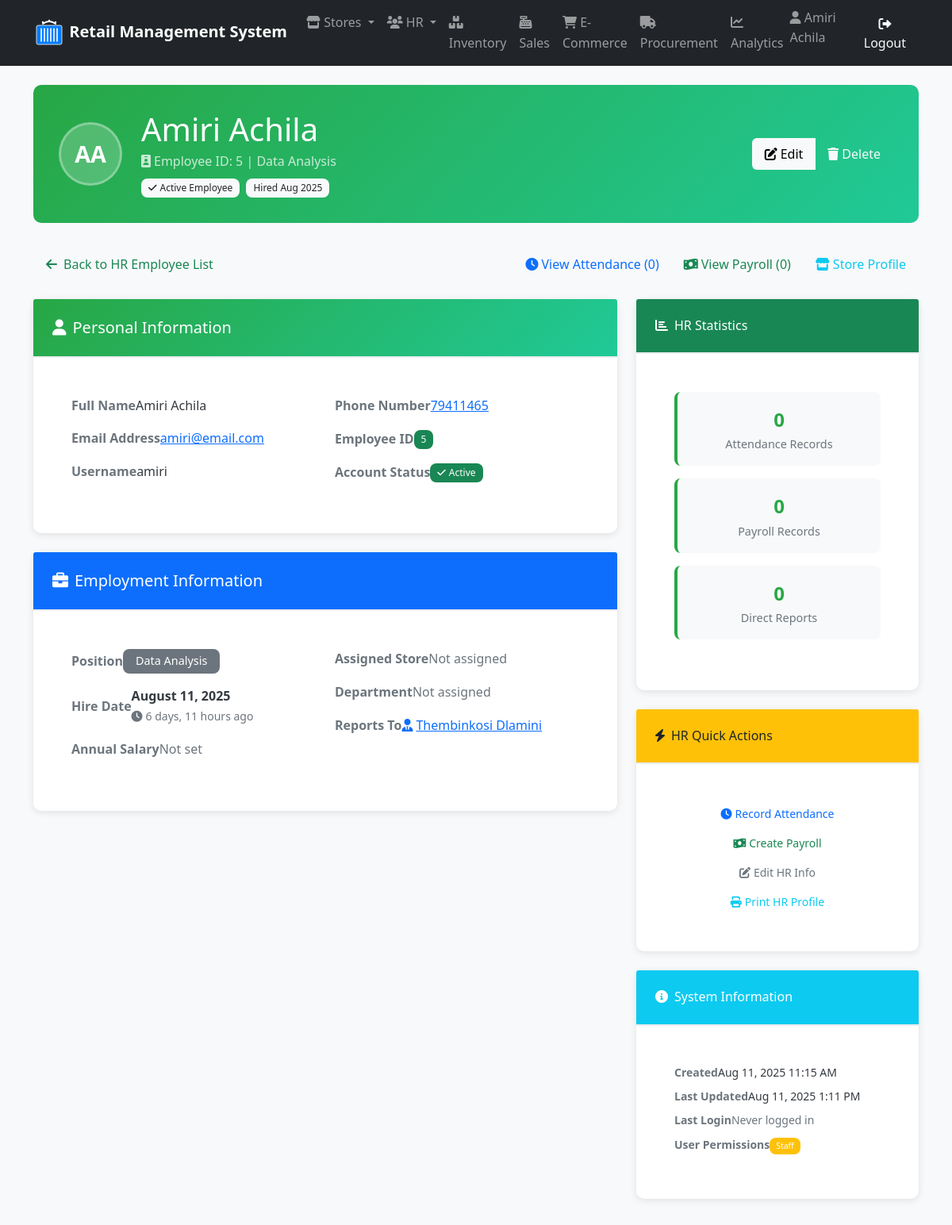
The app's page /hr/employees/5/ (signed in, upper part), older data.
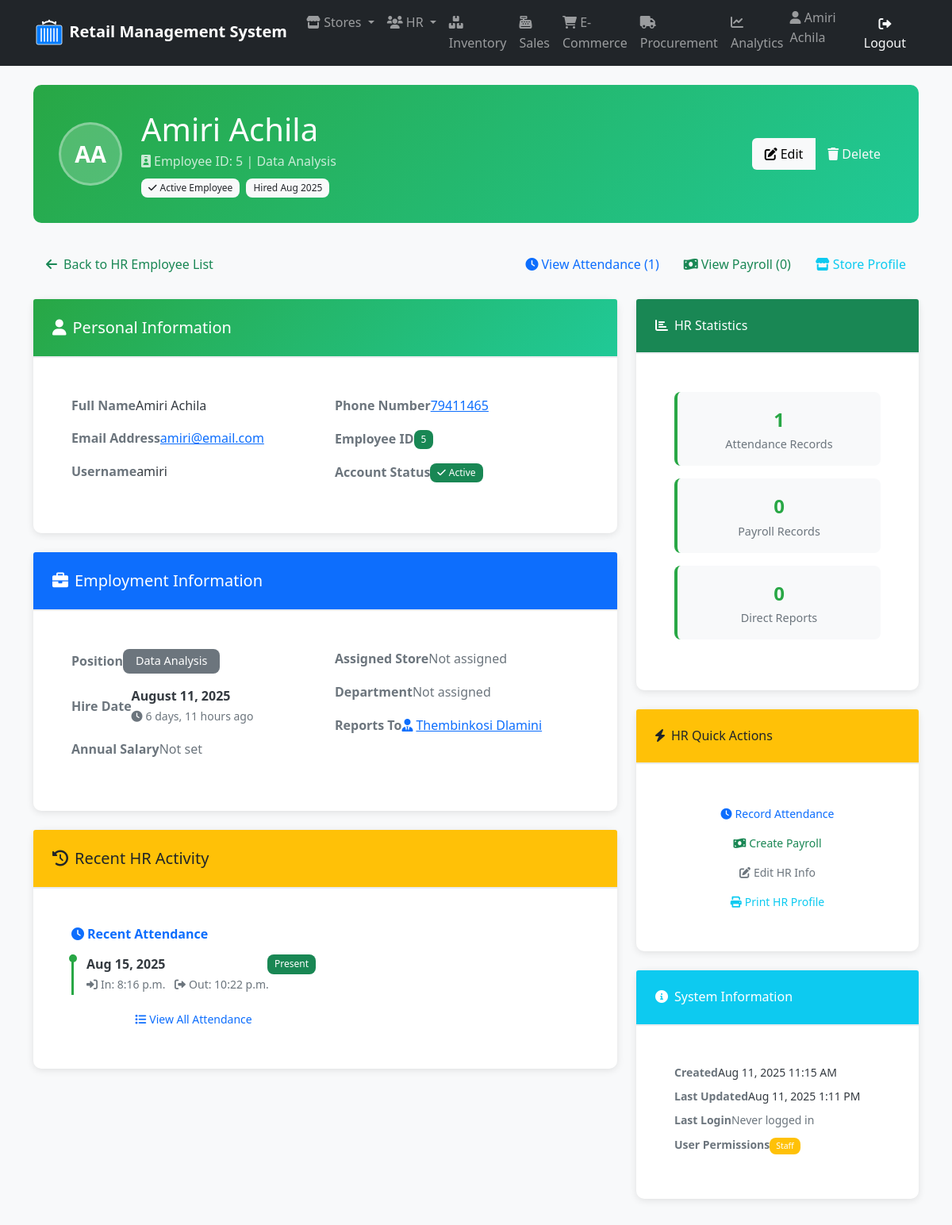
The same page, newer data.
### human_resources/models.py (models this page shows, shortened)
class Attendance(models.Model):
    STATUS_CHOICES = [
        ('present', 'Present'),
        ('absent', 'Absent'),
        ('late', 'Late'),
        ('on_leave', 'On Leave'),
    ]
    employee = models.ForeignKey(
        Employee,
        on_delete=models.CASCADE,
        related_name='attendances'
    )
    date = models.DateField(default=timezone.now)
    clock_in = models.TimeField(null=True, blank=True)
    clock_out = models.TimeField(null=True, blank=True)
    status = models.CharField(
        max_length=20,
        choices=STATUS_CHOICES,
        default='present'
    )
    notes = models.TextField(max_length=200, blank=True, null=True)
    created_at = models.DateTimeField(auto_now_add=True)
    updated_at = models.DateTimeField(auto_now=True)
    class Meta:
        constraints = [
            models.UniqueConstraint(
                fields=['employee', 'date'],
                name='unique_employee_date'
            )
        ]
        ordering = ['-date', 'employee']
        verbose_name_plural = 'Attendance Records'

### human_resources/views.py (the view)
# urls.py: path('employees/<int:pk>/', views.EmployeeDetailView.as_view(), name='employee_detail'),
class EmployeeDetailView(LoginRequiredMixin, DetailView):
    model = Employee
    template_name = 'human_resources/employee_detail.html'
    context_object_name = 'employee'
    def get_context_data(self, **kwargs):
        context = super().get_context_data(**kwargs)
        context['recent_attendance'] = self.object.attendances.all()[:10]
        context['recent_payroll'] = self.object.payrolls.all()[:5]
        context['subordinates'] = Employee.objects.filter(manager=self.object)
        context['total_attendance'] = self.object.attendances.count()
        context['total_payroll'] = self.object.payrolls.count()
        context['subordinate_count'] = Employee.objects.filter(manager=self.object).count()
        return context

### human_resources/templates/human_resources/employee_detail.html (shortened to what the changed rows need)
{% extends 'base.html' %}
{% load static %}
{% block extra_css %}
<link rel="stylesheet" href="{% static 'human_resources/css/hr.css' %}">
{% endblock %}
{% block content %}
<div class="container mt-4">
    <div class="hr-employee-header">
        <div class="row align-items-center">
            <div class="col">
                <h1 class="mb-1">{{ employee.get_full_name }}</h1>
            </div>
        </div>
    </div>
    <div class="d-flex justify-content-between align-items-center mb-4">
        <div class="btn-group" role="group">
            <a href="{% url 'hr:attendance_list' %}?employee={{ employee.pk }}" class="btn btn-outline-primary">
                <i class="fas fa-clock me-1"></i>View Attendance ({{ total_attendance }})
            </a>
            <a href="{% url 'hr:payroll_list' %}?employee={{ employee.pk }}" class="btn btn-outline-success">
                <i class="fas fa-money-bill-wave me-1"></i>View Payroll ({{ total_payroll }})
            </a>
            <a href="{% url 'store_management:employee_detail' employee.pk %}" class="btn btn-outline-info">
                <i class="fas fa-store me-1"></i>Store Profile
            </a>
        </div>
    </div>
    <div class="row">
        <div class="col-lg-8">
            {% if recent_attendance or recent_payroll %}
            <div class="card hr-info-card mb-4">
                <div class="card-header bg-warning text-dark">
                    <h5 class="mb-0">
                        <i class="fas fa-history me-2"></i>Recent HR Activity
                    </h5>
                </div>
                <div class="card-body">
                    <div class="row">
                        {% if recent_attendance %}
                        <div class="col-md-6">
                            <h6 class="fw-bold mb-3 text-primary">
                                <i class="fas fa-clock me-1"></i>Recent Attendance
                            </h6>
                            {% for attendance in recent_attendance|slice:":5" %}
                            <div class="hr-timeline-item">
                                <div class="d-flex justify-content-between">
                                    <span><strong>{{ attendance.date|date:"M d, Y" }}</strong></span>
                                    <span class="badge bg-{% if attendance.status == 'present' %}success{% elif attendance.status == 'absent' %}danger{% elif attendance.status == 'late' %}warning{% else %}info{% endif %}">
                                        {{ attendance.get_status_display }}
                                    </span>
                                </div>
                                {% if attendance.clock_in %}
                                <small class="text-muted">
                                    <i class="fas fa-sign-in-alt me-1"></i>In: {{ attendance.clock_in }}
                                    {% if attendance.clock_out %}
                                        <i class="fas fa-sign-out-alt me-1 ms-2"></i>Out: {{ attendance.clock_out }}
                                    {% endif %}
                                </small>
                                {% endif %}
                            </div>
                            {% endfor %}
                            <div class="text-center mt-3">
                                <a href="{% url 'hr:attendance_list' %}?employee={{ employee.pk }}" class="btn btn-outline-primary btn-sm">
                                    <i class="fas fa-list me-1"></i>View All Attendance
                                </a>
                            </div>
                        </div>
                        {% endif %}
                    </div>
                </div>
            </div>
            {% endif %}
        </div>
        <div class="col-lg-4">
            <div class="card hr-info-card mb-4">
                <div class="card-body">
                    <div class="hr-stat-item">
                        <div class="hr-stat-number">{{ total_attendance }}</div>
                        <div class="hr-stat-label">Attendance Records</div>
                    </div>
                </div>
            </div>
        </div>
    </div>
</div>
{% endblock %}

Row changes from the older to the newer data that the page shows:
added Attendance: date "Aug 15, 2025", status "Present", clock_in "8:16 p.m.", clock_out "10:22 p.m."
Text that changed along with them:
{{ total_attendance }}: "0" → "1"
text now shown: "Recent HR Activity Recent Attendance View All Attendance"
